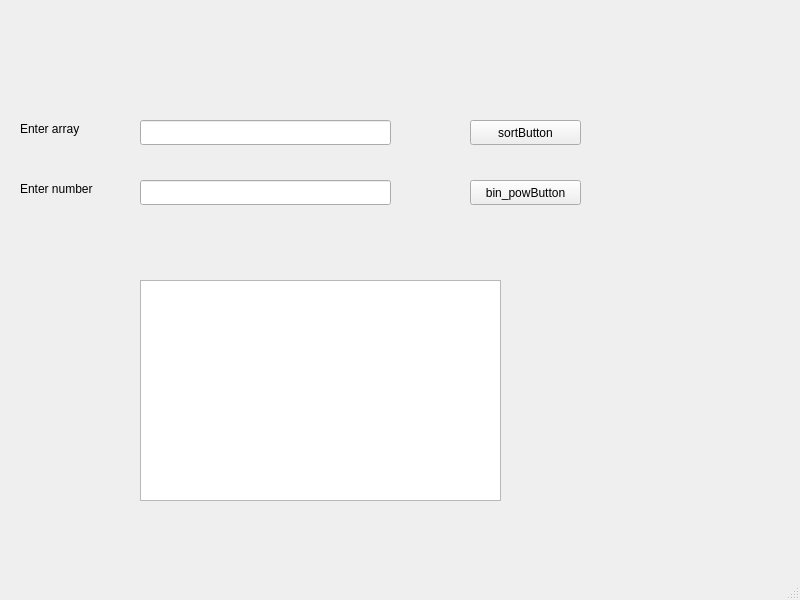
<?xml version="1.0" encoding="UTF-8"?>
<ui version="4.0">
 <class>MainWindow</class>
 <widget class="QMainWindow" name="MainWindow">
  <property name="geometry">
   <rect>
    <x>0</x>
    <y>0</y>
    <width>800</width>
    <height>600</height>
   </rect>
  </property>
  <property name="windowTitle">
   <string>MainWindow</string>
  </property>
  <widget class="QWidget" name="centralwidget">
   <widget class="QLineEdit" name="digitInput">
    <property name="geometry">
     <rect>
      <x>140</x>
      <y>180</y>
      <width>251</width>
      <height>25</height>
     </rect>
    </property>
   </widget>
   <widget class="QLineEdit" name="arrayInput">
    <property name="geometry">
     <rect>
      <x>140</x>
      <y>120</y>
      <width>251</width>
      <height>25</height>
     </rect>
    </property>
   </widget>
   <widget class="QLabel" name="label">
    <property name="geometry">
     <rect>
      <x>20</x>
      <y>120</y>
      <width>81</width>
      <height>17</height>
     </rect>
    </property>
    <property name="text">
     <string>Enter array</string>
    </property>
   </widget>
   <widget class="QLabel" name="label_2">
    <property name="geometry">
     <rect>
      <x>20</x>
      <y>180</y>
      <width>101</width>
      <height>17</height>
     </rect>
    </property>
    <property name="text">
     <string>Enter number</string>
    </property>
   </widget>
   <widget class="QPushButton" name="sortButton">
    <property name="geometry">
     <rect>
      <x>470</x>
      <y>120</y>
      <width>111</width>
      <height>25</height>
     </rect>
    </property>
    <property name="text">
     <string>sortButton</string>
    </property>
   </widget>
   <widget class="QPushButton" name="bin_powButton">
    <property name="geometry">
     <rect>
      <x>470</x>
      <y>180</y>
      <width>111</width>
      <height>25</height>
     </rect>
    </property>
    <property name="text">
     <string>bin_powButton</string>
    </property>
   </widget>
   <widget class="QTextEdit" name="output">
    <property name="geometry">
     <rect>
      <x>140</x>
      <y>280</y>
      <width>361</width>
      <height>221</height>
     </rect>
    </property>
   </widget>
  </widget>
  <widget class="QMenuBar" name="menubar">
   <property name="geometry">
    <rect>
     <x>0</x>
     <y>0</y>
     <width>800</width>
     <height>22</height>
    </rect>
   </property>
  </widget>
  <widget class="QStatusBar" name="statusbar"/>
 </widget>
 <resources/>
 <connections/>
</ui>
